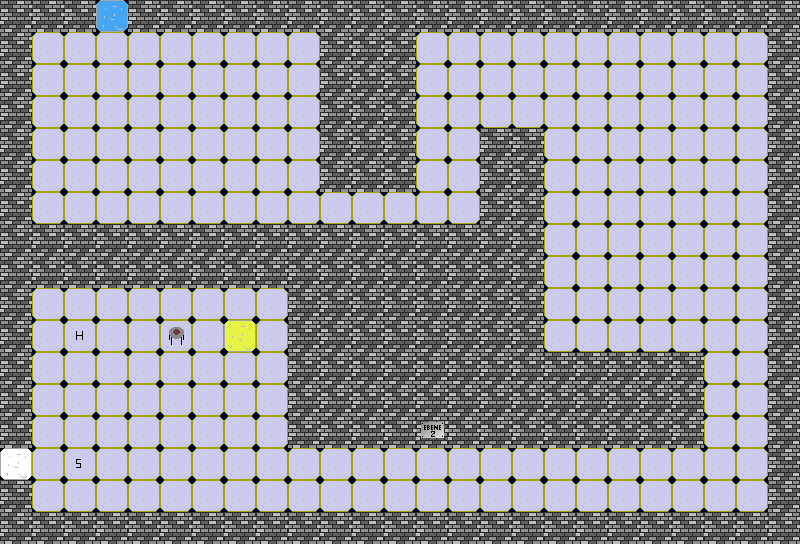

A level layout from a 2D game, rendered from its tile map. Below: a short description, then the map file with tile-grid data replaced by summaries:
An orthogonal 25x17 tile map with 32x32 px tiles, 1 tile layer (Kachelebene 1).

<map version="1.0" orientation="orthogonal" width="25" height="17" tilewidth="32" tileheight="32">
 <tileset firstgid="1" name="mapelemente1" tilewidth="32" tileheight="32">
  <image source="mapelemente1.png" width="320" height="320" />
 </tileset>
 <layer name="Kachelebene 1" width="25" height="17">
  <data>[425 cells, 425 non-empty, 9 distinct tile ids]</data>
 </layer>
</map>
